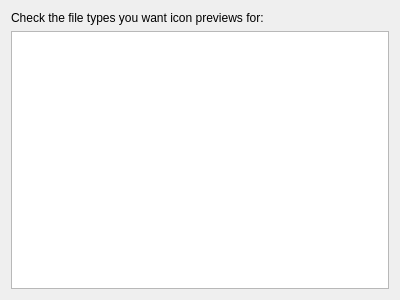
<ui version="4.0" >
 <class>folderviewPreviewConfig</class>
 <widget class="QWidget" name="folderviewPreviewConfig" >
  <property name="geometry" >
   <rect>
    <x>0</x>
    <y>0</y>
    <width>400</width>
    <height>300</height>
   </rect>
  </property>
  <layout class="QVBoxLayout" name="verticalLayout" >
   <item>
    <widget class="QLabel" name="label" >
     <property name="text" >
      <string>Check the file types you want icon previews for:</string>
     </property>
    </widget>
   </item>
   <item>
    <widget class="QListView" name="listView" >
     <property name="alternatingRowColors" >
      <bool>true</bool>
     </property>
    </widget>
   </item>
  </layout>
 </widget>
 <resources/>
 <connections/>
</ui>
